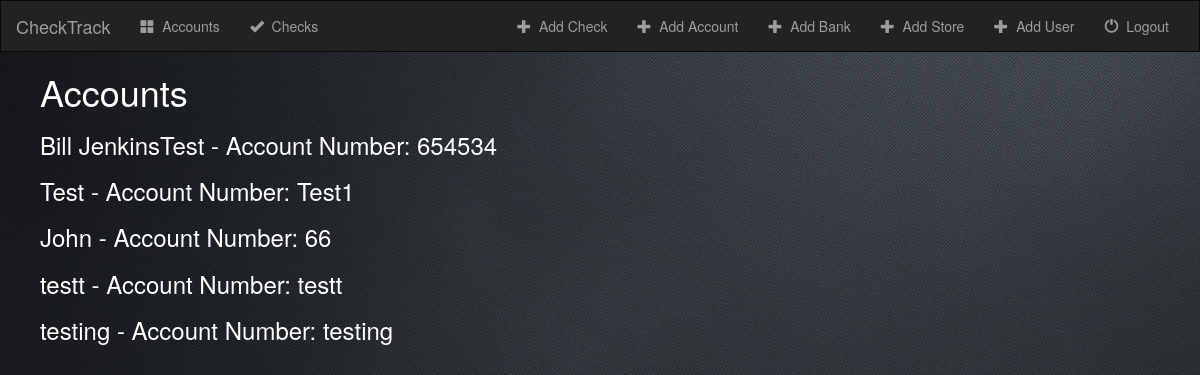
Before: /check/accounts/ with the older database file.
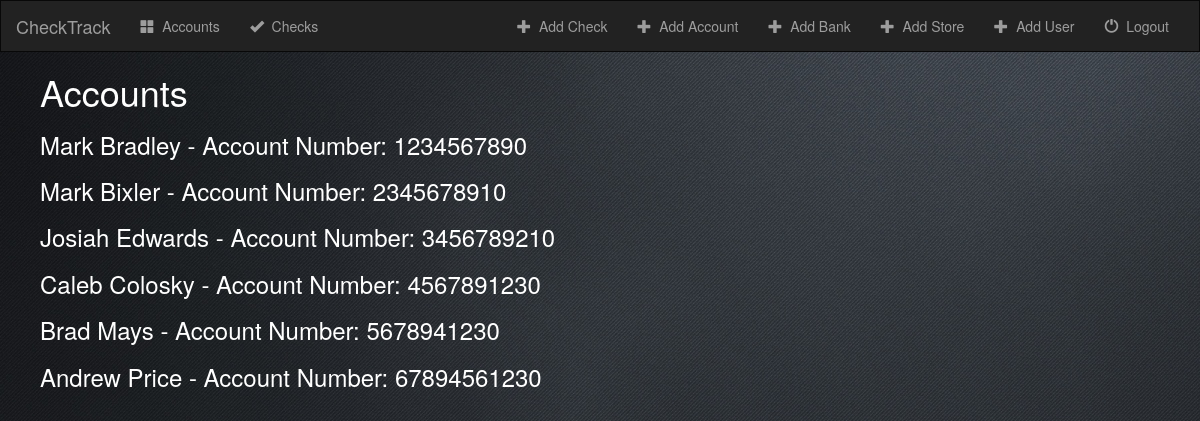
After: the same page with the newer database file.
### check/models.py (models this page shows, shortened)
class Account(models.Model):
    acount_store = models.ForeignKey('Store', on_delete=models.CASCADE)
    bank = models.ForeignKey('Bank', on_delete=models.CASCADE)
    account_number = models.CharField(max_length=50)
    routing_number = models.CharField(max_length=50)
    account_name = models.CharField(max_length=50)
    account_street = models.CharField(max_length=50)
    account_state = models.CharField(max_length=50)
    account_city = models.CharField(max_length=50)
    account_zip = models.CharField(max_length=50)
    checks_bounced = models.CharField(max_length=50)

### check/views.py (the view)
# urls.py: url(r'accounts/$', views.AccountIndexView.as_view(), name='accountindex'),
class AccountIndexView(generic.ListView):
    template_name = 'check/accounts.html'
    context_object_name = 'all_accounts'
    def get_queryset(self):
        return Account.objects.all()

### check/templates/check/accounts.html
{% extends 'check/base.html' %}
{% block body %}
<font color="#ffffff">
        <ul>
                <h1>Accounts</h1>
            {% for account in all_accounts %}
                <h3>
                <a href="{% url 'check:detail' account.id %}"><font color="#ffffff">{{ account.account_name }} - Account Number: {{ account.account_number }}</font></a>
                </h3>
            {% endfor %}
        </ul>
    </font>
{% endblock %}

Changed rows visible on the page:
removed Account: account_name "Bill JenkinsTest", account_number "654534"
removed Account: account_name "Test", account_number "Test1"
removed Account: account_name "John", account_number "66"
removed Account: account_name "testt", account_number "testt"
removed Account: account_name "testing", account_number "testing"
added Account: account_name "Mark Bradley", account_number "1234567890"
added Account: account_name "Mark Bixler", account_number "2345678910"
added Account: account_name "Josiah Edwards", account_number "3456789210"
added Account: account_name "Caleb Colosky", account_number "4567891230"
added Account: account_name "Brad Mays", account_number "5678941230"
added Account: account_name "Andrew Price", account_number "67894561230"
